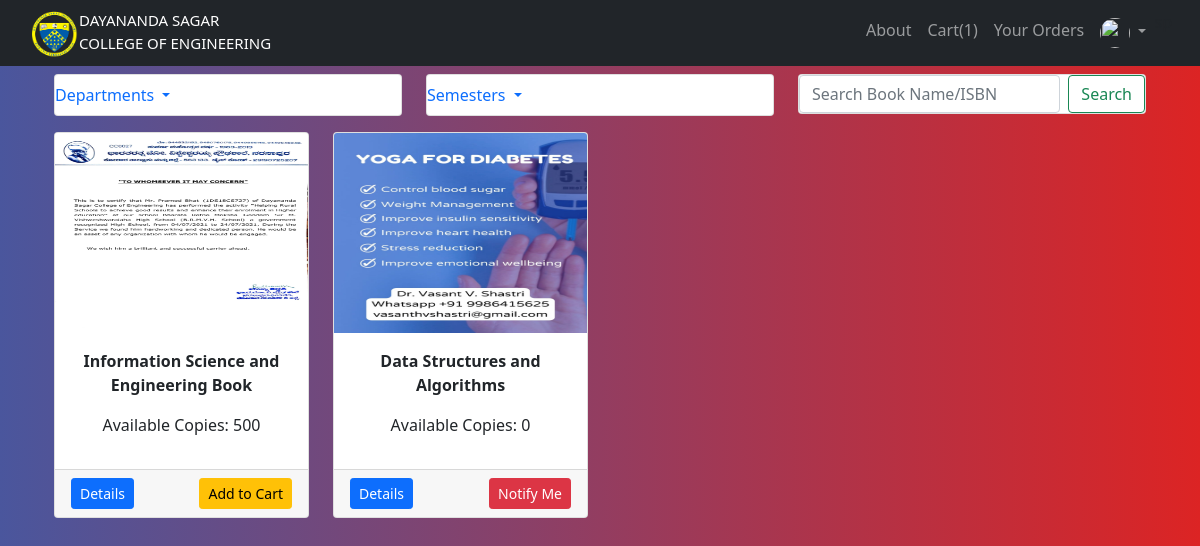
/student_home (signed in), run on the app's committed database.
### website/models.py (models this page shows, shortened)
class Addbook(db.Model):
    __tablename__='addbook'
    __searchable__ = ['name', 'desc', 'isbn']
    id = db.Column(db.Integer, primary_key=True)
    name = db.Column(db.String(80), nullable=False)
    price = db.Column(db.Numeric(10,2), nullable=False)
    isbn = db.Column(db.Integer,default=0)
    stock = db.Column(db.Integer,nullable=False)
    available_copies = db.Column(db.Integer,nullable=False)
    desc = db.Column(db.Text, nullable=False)
    pub_date = db.Column(db.DateTime, nullable=False, default=datetime.utcnow)
    department_id = db.Column(db.Integer, db.ForeignKey('department.id'),nullable=False)
    department = db.relationship('Department', backref=db.backref('departments',lazy=True))
    semester_id = db.Column(db.Integer, db.ForeignKey('semester.id'),nullable=False)
    semester = db.relationship('Semester', backref=db.backref('semesters',lazy=True))
    image_1 = db.Column(db.String(150), nullable=False, default='image.jpg')
    image_2 = db.Column(db.String(150), nullable=False, default='image.jpg')
    image_3 = db.Column(db.String(150), nullable=False, default='image.jpg')

### website/views.py (the view)
@views.route('/student_home')
@login_required
@requires_access_level("student")
def student_home():
    if current_user.is_authenticated:
        student_id = current_user.id
    cart = Student_Cart.query.filter_by(student_id = student_id).first()
    if(cart):
        session['Shoppingcart'] = cart.carts
    else:
        try:
            session.pop('Shoppingcart', None)
        except Exception as e:
            print(e)
    page = request.args.get('page',1, type=int)
    books = Addbook.query.filter(Addbook.stock>=0).order_by(Addbook.id.desc()).paginate(page = page, per_page = 8)
    return render_template("student_home.html", user=current_user, books = books, departments = departments(), semesters = semesters())

### website/models.py (called while the page is built)
        def process_result_value(self, value, dialect):
                if value is None:
                        return {}
                else:
                        return json.loads(value)

        def get_urole(self):
                return self.urole

### website/views.py (called while the page is built)
def requires_access_level(access_level):
    def decorator(f):
        @wraps(f)
        def decorated_function(*args, **kwargs):
            if not current_user.is_authenticated:
                flash('Login to Access', 'error')
                return redirect(url_for('views.home'))
            if current_user.get_urole() not in access_level:
                logout_user()
                flash('You do not have access to this resource. You have been automatically Logged Out', 'error')
                return redirect(url_for('views.home'))
            return f(*args, **kwargs)
        return decorated_function
    return decorator

def departments():
    departments = Department.query.join(Addbook, (Department.id == Addbook.department_id)).all()
    return departments

def semesters():
    semesters = Semester.query.join(Addbook, (Semester.id == Addbook.semester_id)).all()
    return semesters

### website/templates/student_home.html (shortened to what this page needs)
{% extends "base.html" %} {% block title %}Student Home{% endblock %}
{% block content %}
<br>
<br>
<div class="container">
    <div class="row">
        <div class="col-md-4">
            <div class="card mt-100">
                <ul class="navbar-nav me-auto mb-2 mb-lg-0">
                <li class="nav-item dropdown">
                    <a class="nav-link dropdown-toggle" href="#" id="navbarDropdown" role="button" data-bs-toggle="dropdown" aria-expanded="false">
                      Departments
                    </a>
                  </li>
                </ul>
            </div>
        </div>
        <div class="col-md-4">
            <div class="card mt-100">
                <ul class="navbar-nav me-auto mb-2 mb-lg-0">
                <li class="nav-item dropdown">
                    <a class="nav-link dropdown-toggle" href="#" id="navbarDropdown" role="button" data-bs-toggle="dropdown" aria-expanded="false">
                      Semesters
                    </a>
                  </li>
                </ul>
            </div>
        </div>
<div class="col-md-4">
    <div class="card mt-100">
      <form class="d-flex" action="{{url_for('views.result')}}">
        <input class="form-control me-2" type="search" placeholder="Search Book Name/ISBN" aria-label="Search" name="q">
        <button class="btn btn-outline-success" type="submit">Search</button>
      </form>
    </div>
</div>
<div class="container">
    <div class="row">
{% if department %}
{% for d in department.items %}
        <div class="col-md-3 mt-3">
            <div class="card">
                <img src="{{url_for('static', filename = 'images/' + d.image_1)}}" alt="{{d.name}}" class="card-img-top" height="200">
                <div class="card-body">
                    <h5 class="text-center">{{d.name}}</h5>
                    <p class="text-center">Available Copies: {{d.stock}}</p>
                </div>
                <div class="card-footer">
                <a href="{{url_for('views.single_page', id = d.id)}}" class="float-left btn btn-sm btn-primary">Details</a>
                {% if d.stock >0 %}
                <form action="{{url_for('cart.AddCart')}}" method="POST">
                    <input type="hidden" name="book_id" value="{{d.id}}">
                    <button type="submit" class="btn btn-sm btn-warning float-right">Add to Cart</button>
                </form>
                {% else %}
                <a href="{{url_for('cart.notify',id = d.id)}}" class="float-right btn btn-sm btn-danger">Notify Me</a>
                {% endif %}
            </div>
        </div>
    </div>
    {% endfor %}
</div>
<div class="row">
    <div class="col text-center">
    {% if department.has_prev %}
    <a href="{{url_for('views.get_department',id = get_dep.id,  page = department.prev_num)}}" class="btn btn-outline-info btn-sm mt-3">Previous</a>
    {% endif %}
    {% if department.total > 8 %}
    {% for page_num in department.iter_pages(left_edge=1, right_edge=2, left_current=1, right_current=2) %}
    {% if page_num %}
    {% if department.page == page_num %}
    <a href="{{url_for('views.get_department',id = get_dep.id,  page = page_num)}}" class="btn btn-info btn-sm mt-3">{{page_num}}</a>
    {% else %}
    <a href="{{url_for('views.get_department',id = get_dep.id,  page = page_num)}}" class="btn btn-outline-info btn-sm mt-3">{{page_num}}</a>
    {% endif %}
    {% else %}
    ...
    {% endif %}
    {% endfor %}
    {% endif %}
    {% if department.has_next %}
    <a href="{{url_for('views.get_department', id = get_dep.id,  page = department.next_num)}}" class="btn btn-outline-info btn-sm mt-3">Next</a>
    {% endif %}
    </div>
</div>
<div class="row">
{% else %}
        {% for book in books.items %}
        <div class="col-md-3 mt-3">
            <div class="card">
                <img src="{{url_for('static', filename = 'images/' + book.image_1)}}" alt="{{book.name}}" class="card-img-top" height="200">
                <div class="card-body">
                    <p class="text-center"><b>{{book.name}}</b></p>
                    <p class="text-center">Available Copies: {{book.stock}}</p>
                </div>
                <div class="card-footer">
                <a href="{{url_for('views.single_page', id = book.id)}}" class="float-left btn btn-sm btn-primary">Details</a>
                {% if book.stock >0 %}
                <form action="{{url_for('cart.AddCart')}}" method="POST">
                    <button type="submit" class="btn btn-sm btn-warning float-right">Add to Cart</button>
                </form>
                {% else %}
                <a href="{{url_for('cart.notify',id = book.id)}}" class="float-right btn btn-sm btn-danger">Notify Me</a>
                {% endif %}
            </div>
        </div>
    </div>
    {% endfor %}
</div>
    {% endif %}
    </div>
</div>
<br>
{% endblock %}

### website/static/style.css (style rules this page uses)
.bg-nav { background: #DC2424; background: -webkit-linear-gradient(to right, #4A569D, #DC2424); background: linear-gradient(to right, #4A569D, #DC2424); }
.mt-100 { margin-top: -40px; }

### data on the page
Addbook: image_1 (picture), name "Information Science and Engineering Book", stock "500"
Addbook: image_1 (picture), name "Data Structures and Algorithms", stock "0"

### other printed values
{{ session['Shoppingcart']|length }} "1"
